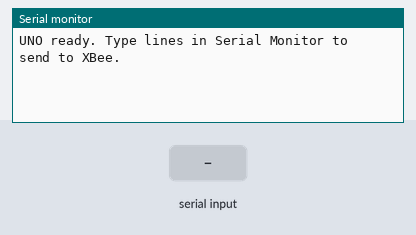
Simulated run of this program. Board: Arduino Uno, built with avr-gcc and run on an emulated ATmega328P. Parts: the last lines printed to the serial monitor. The test bench sets the inputs (shaded band).

Above: at 1.2 s.
1.3 s: "1\n" received over Serial
At 2.2 s:
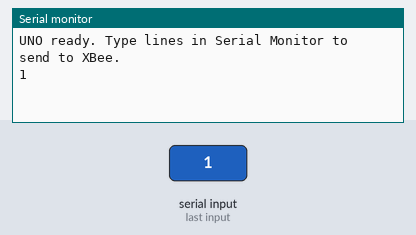
2.8 s: "0\n" received over the second serial link
At 3.3 s:
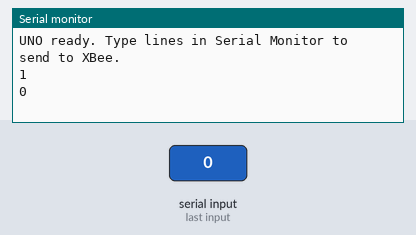
4.3 s: "2\n" received over Serial
At 5.7 s:
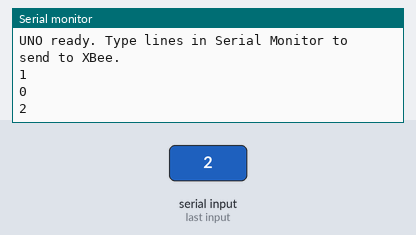

Measured:
- after the input at 1.3 s, the serial monitor: prints a new line at once (image 1)
- after the input at 2.8 s, the serial monitor: prints a new line at once (image 2)
- after the input at 4.3 s, the serial monitor: prints a new line at once (image 3)

The program:

main.cpp
```cpp
// UNO_XBEE_FIXED.ino
#include <Arduino.h>
#include <SoftwareSerial.h>

// Use pins 2 (RX) and 3 (TX) for SoftwareSerial
const uint8_t RX_PIN = 2; // connect XBee TX -> Arduino pin 2
const uint8_t TX_PIN = 3; // connect XBee RX <- Arduino pin 3
SoftwareSerial xbee(RX_PIN, TX_PIN);

void setup()
{
  Serial.begin(115200); // USB serial to PC
  delay(50);
  xbee.begin(115200); // XBee serial (match the XBee baud in XCTU)
  Serial.println("UNO ready. Type lines in Serial Monitor to send to XBee.");
}

void loop()
{
  // Send lines typed into Serial Monitor to XBee
  if (Serial.available())
  {
    String s = Serial.readStringUntil('\n'); // read a line from USB
    xbee.println(s);                         // send to XBee
    Serial.print("");
    Serial.println(s);
  }

  // Forward anything coming from XBee to Serial Monitor
  while (xbee.available())
  {
    int c = xbee.read();
    Serial.write((char)c);
  }
}
```
